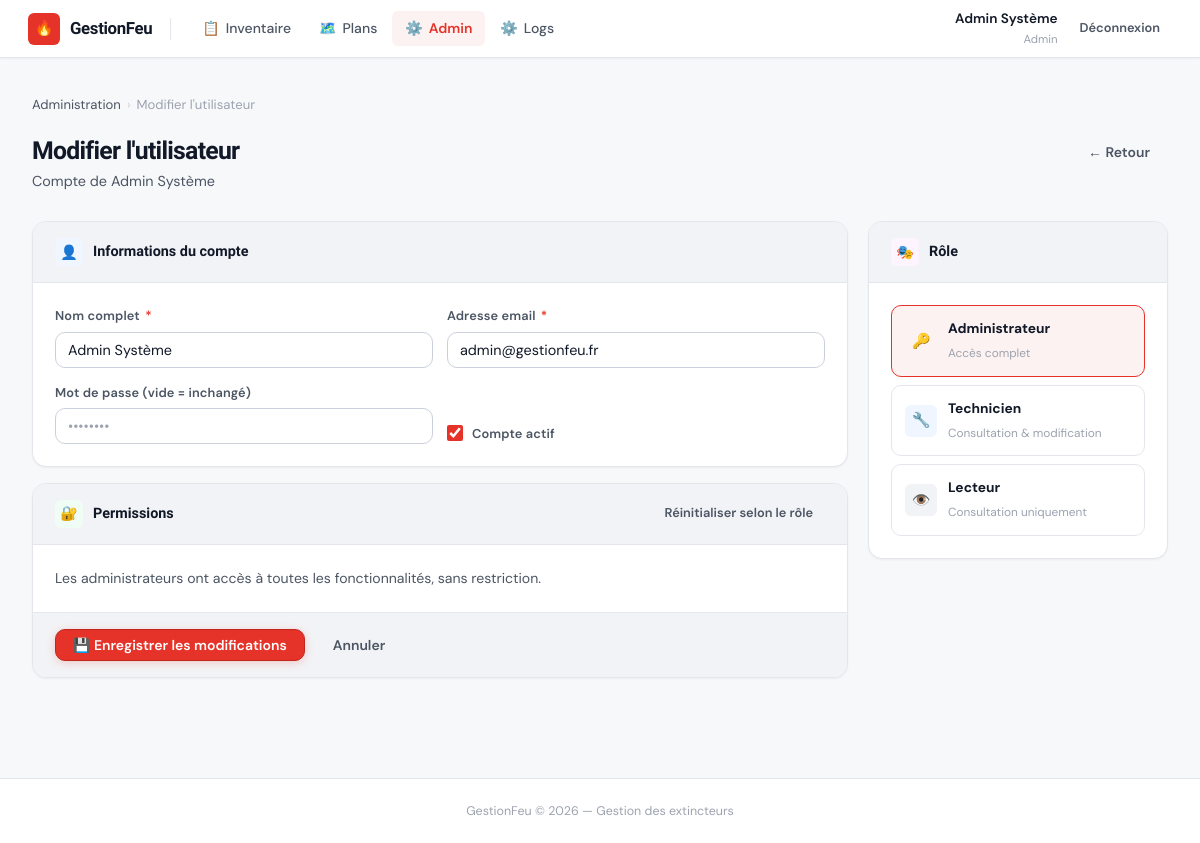
The page /user_form.php?id=1 (signed in) on the database its author committed.
### tables this page shows
CREATE TABLE utilisateurs (
  id          INT UNSIGNED AUTO_INCREMENT PRIMARY KEY,
  nom         VARCHAR(100)  NOT NULL,
  email       VARCHAR(255)  NOT NULL UNIQUE,
  mot_de_passe VARCHAR(255) NOT NULL,
  role        ENUM('admin','technicien','lecteur') NOT NULL DEFAULT 'lecteur',
  permissions JSON          NULL COMMENT 'Liste des permissions accordées',
  actif       TINYINT(1)    NOT NULL DEFAULT 1,
  created_at  TIMESTAMP     DEFAULT CURRENT_TIMESTAMP
);

### includes/auth.php (called while the page is built, shortened)
<?php
function currentUser(): ?array {
    return $_SESSION['user'] ?? null;
}

### includes/functions.php (called while the page is built, shortened)
<?php
function e(mixed $val): string {
    return htmlspecialchars((string)($val ?? ''), ENT_QUOTES, 'UTF-8');
}

### user_form.php (the view, shortened to what this page needs)
<?php
require_once 'includes/auth.php';
require_once 'includes/functions.php';
$db      = getDB();
$id      = intval($_GET['id'] ?? 0);
$user    = null;
$titre   = $id ? 'Modifier l\'utilisateur' : 'Ajouter un utilisateur';
if ($id) {
    $stmt = $db->prepare('SELECT * FROM utilisateurs WHERE id = ?');
    $stmt->execute([$id]);
    $user = $stmt->fetch();
}
$role_actuel     = $user['role'] ?? 'lecteur';
include 'views/header.php';
?>
<div class="breadcrumb">
  <a href="admin.php">Administration</a>
  <span class="breadcrumb-sep">›</span>
  <span><?= e($titre) ?></span>
</div>
<div class="page-header">
  <div>
    <h2><?= e($titre) ?></h2>
    <?php if ($id): ?><p>Compte de <?= e($user['nom']) ?></p><?php endif; ?>
  </div>
  <a href="admin.php" class="btn btn-ghost">← Retour</a>
</div>
<form method="POST" style="display:grid;grid-template-columns:1fr 300px;gap:20px;align-items:start">
  <div>
    <div class="form-card">
      <div class="form-card-hd">
        <div class="card-icon" style="background:#eff6ff">👤</div>
        <h3>Informations du compte</h3>
      </div>
      <div class="form-card-bd">
        <div class="form-grid">
          <div class="form-group">
            <label>Nom complet <em>*</em></label>
            <input type="text" name="nom"
                   value="<?= e($user['nom'] ?? '') ?>"
                   placeholder="Jean Dupont" required>
          </div>
          <div class="form-group">
            <label>Adresse email <em>*</em></label>
            <input type="email" name="email"
                   value="<?= e($user['email'] ?? '') ?>"
                   placeholder="jean@exemple.fr" required>
          </div>
          <div class="form-group">
            <label>Mot de passe <?= $id ? '(vide = inchangé)' : '<em>*</em>' ?></label>
            <input type="password" name="mot_de_passe"
                   placeholder="••••••••"
                   <?= !$id ? 'required' : '' ?>>
          </div>
          <div class="form-group" style="justify-content:flex-end;padding-top:20px">
            <label class="toggle-row">
              <input type="checkbox" name="actif" value="1"
                     <?= ($user['actif'] ?? 1) ? 'checked' : '' ?>>
              Compte actif
            </label>
          </div>
        </div>
      </div>
    </div>
    <div class="form-card">
      <div class="form-card-hd">
        <div class="card-icon" style="background:#f0fdf4">🔐</div>
        <h3>Permissions</h3>
        <button type="button" class="btn btn-sm btn-ghost" style="margin-left:auto" onclick="resetPerms()">
          Réinitialiser selon le rôle
        </button>
      </div>
      <div class="form-card-bd">
        <?php if ($role_actuel === 'admin'): ?>
        <p class="text-2" style="font-size:.88rem">
          Les administrateurs ont accès à toutes les fonctionnalités, sans restriction.
        </p>
        <?php endif; ?>
      </div>
      <div class="form-card-ft">
        <button type="submit" class="btn btn-primary">
          <?= $id ? '💾 Enregistrer les modifications' : '✅ Créer le compte' ?>
        </button>
        <a href="admin.php" class="btn btn-ghost">Annuler</a>
      </div>
    </div>
  </div>
  <div>
    <div class="form-card" style="position:sticky;top:74px">
      <div class="form-card-hd">
        <div class="card-icon" style="background:#fdf4ff">🎭</div>
        <h3>Rôle</h3>
      </div>
      <div class="form-card-bd">
        <div class="role-picker">
          <label class="role-card <?= $role_actuel === 'admin' ? 'selected' : '' ?>"
                 onclick="changerRole('admin')">
            <div class="role-card-ic" style="background:#fdf2f2">🔑</div>
            <div class="role-card-tx">
              <strong>Administrateur</strong>
              <small>Accès complet</small>
            </div>
          </label>
          <label class="role-card <?= $role_actuel === 'technicien' ? 'selected' : '' ?>"
                 onclick="changerRole('technicien')">
            <div class="role-card-ic" style="background:var(--blue-bg)">🔧</div>
            <div class="role-card-tx">
              <strong>Technicien</strong>
              <small>Consultation & modification</small>
            </div>
          </label>
          <label class="role-card <?= $role_actuel === 'lecteur' ? 'selected' : '' ?>"
                 onclick="changerRole('lecteur')">
            <div class="role-card-ic" style="background:var(--surface2)">👁️</div>
            <div class="role-card-tx">
              <strong>Lecteur</strong>
              <small>Consultation uniquement</small>
            </div>
          </label>
        </div>
      </div>
    </div>
  </div>
</form>
<?php include 'views/footer.php'; ?>

### views/header.php (shortened to what this page needs)
<!DOCTYPE html>
<html lang="fr">
<head>
  <link rel="stylesheet" href="/public/style.css">
</head>
<body>
<nav class="navbar">
  <a class="navbar-brand" href="<?= BASE_URL ?>/index.php">
    <div class="brand-icon">🔥</div>
    GestionFeu
  </a>
  <div class="navbar-links">
    <?php $p = basename($_SERVER['PHP_SELF']); ?>
    <a href="<?= BASE_URL ?>/index.php"
       class="<?= in_array($p, ['index.php','extincteur_voir.php','extincteur_form.php']) ? 'active' : '' ?>">
      <span>📋</span> Inventaire
    </a>
    <a href="<?= BASE_URL ?>/plans.php"
       class="<?= in_array($p, ['plans.php','plan_voir.php','plan_form.php']) ? 'active' : '' ?>">
      <span>🗺️</span> Plans
    </a>
    <?php if (currentUser()['role'] === 'admin'): ?>
    <a href="<?= BASE_URL ?>/admin.php"
       class="<?= in_array($p, ['admin.php','user_form.php']) ? 'active' : '' ?>">
      <span>⚙️</span> Admin
    </a>
    <?php endif; ?>
    <?php if (currentUser()['role'] === 'admin'): ?>
    <a href="<?= BASE_URL ?>/view_logs.php"
       class="<?= in_array($p, ['view_logs.php']) ? 'active' : '' ?>">
      <span>⚙️</span> Logs
    </a>
    <?php endif; ?>
  </div>
  <div class="navbar-user">
    <div class="nav-user-info">
      <div class="nav-user-name"><?= e(currentUser()['nom']) ?></div>
      <div class="nav-user-role"><?= ucfirst(e(currentUser()['role'])) ?></div>
    </div>
    <a href="<?= BASE_URL ?>/logout.php" class="btn btn-sm btn-ghost">Déconnexion</a>
  </div>
</nav>
<div class="main">

### rows shown on the page
utilisateurs: nom "Admin Système", role "Admin", email "admin@gestionfeu.fr", actif "☑"

### other values the page prints
$titre "Modifier l'utilisateur"
